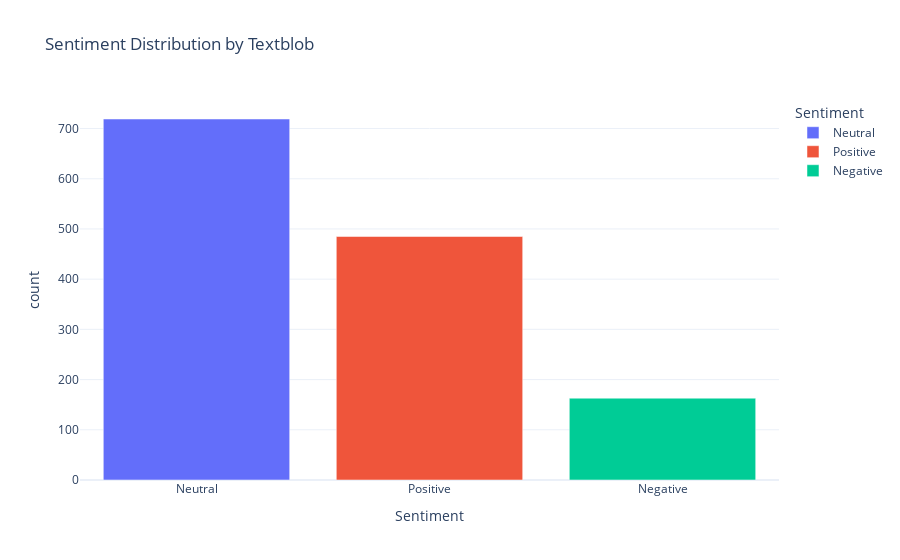

The code cell stored with this chart in its notebook:
### Code cell
sentiment_counts = data['Sentiment'].value_counts().reset_index()

fig = px.bar(sentiment_counts, x='Sentiment', y='count', title='Sentiment Distribution by Textblob', color='Sentiment', 
             template="plotly_white") 
fig.show()

### Figure 1 — Plotly figure (JSON) as saved in the notebook; plotly's stock layout.template omitted (floating-point values rounded to 4 significant figures)
{"data": [{"alignmentgroup": "True", "hovertemplate": "Sentiment=%{x}<br>count=%{y}<extra></extra>", "legendgroup": "Neutral", "marker": {"color": "#636efa", "pattern": {"shape": ""}}, "name": "Neutral", "offsetgroup": "Neutral", "orientation": "v", "showlegend": true, "textposition": "auto", "type": "bar", "x": ["Neutral"], "xaxis": "x", "y": [719], "yaxis": "y"}, {"alignmentgroup": "True", "hovertemplate": "Sentiment=%{x}<br>count=%{y}<extra></extra>", "legendgroup": "Positive", "marker": {"color": "#EF553B", "pattern": {"shape": ""}}, "name": "Positive", "offsetgroup": "Positive", "orientation": "v", "showlegend": true, "textposition": "auto", "type": "bar", "x": ["Positive"], "xaxis": "x", "y": [485], "yaxis": "y"}, {"alignmentgroup": "True", "hovertemplate": "Sentiment=%{x}<br>count=%{y}<extra></extra>", "legendgroup": "Negative", "marker": {"color": "#00cc96", "pattern": {"shape": ""}}, "name": "Negative", "offsetgroup": "Negative", "orientation": "v", "showlegend": true, "textposition": "auto", "type": "bar", "x": ["Negative"], "xaxis": "x", "y": [163], "yaxis": "y"}], "layout": {"barmode": "relative", "legend": {"title": {"text": "Sentiment"}, "tracegroupgap": 0}, "title": {"text": "Sentiment Distribution by Textblob"}, "xaxis": {"anchor": "y", "categoryarray": ["Neutral", "Positive", "Negative"], "categoryorder": "array", "domain": [0, 1], "title": {"text": "Sentiment"}}, "yaxis": {"anchor": "x", "domain": [0, 1], "title": {"text": "count"}}}}
